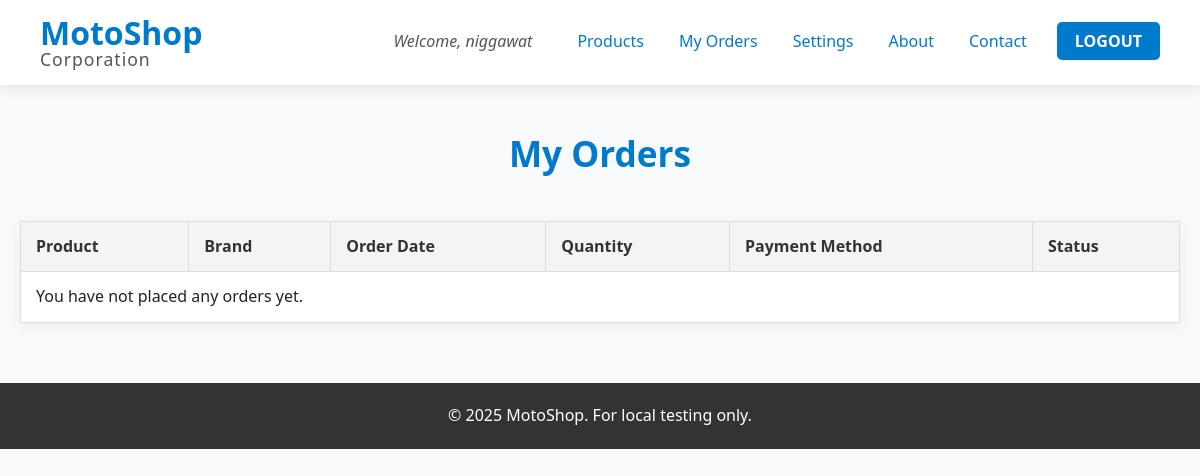
Page /my_orders.php (signed in) on the earlier database version.
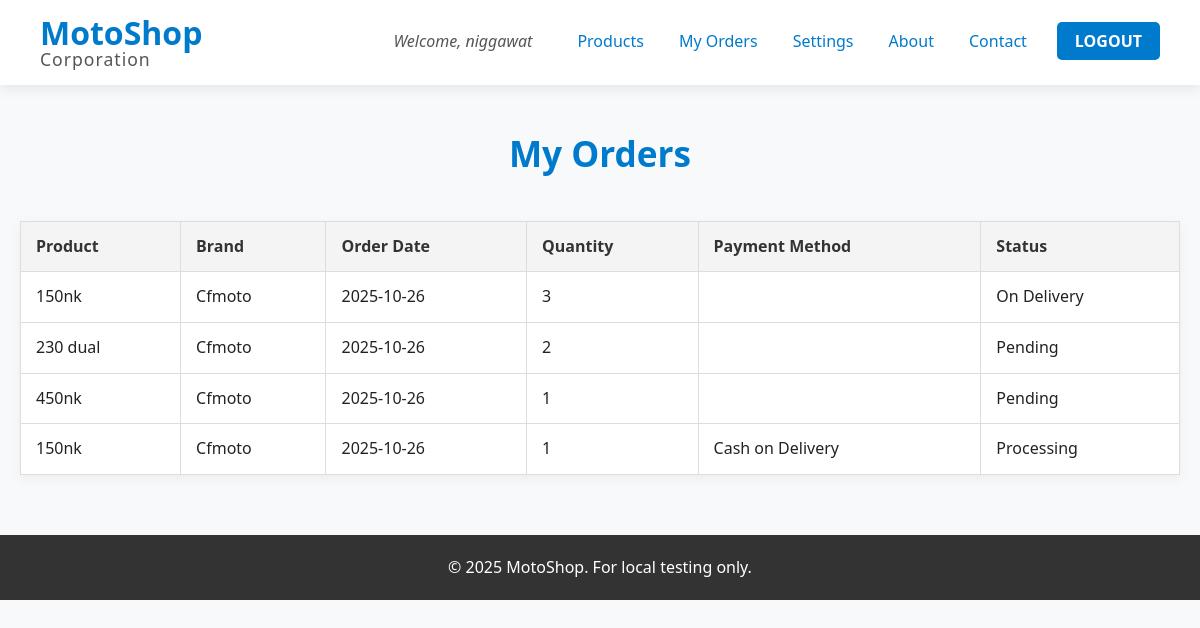
Same page on the later database version.
### tables this page shows
CREATE TABLE `orders` (
  `OrderID` int NOT NULL AUTO_INCREMENT,
  `userID` int DEFAULT NULL,
  `productID` int DEFAULT NULL,
  `OrderQuantity` int DEFAULT NULL,
  `OrderDate` date DEFAULT NULL,
  `PaymentMethod` varchar(50) NOT NULL,
  `OrderStatus` varchar(50) DEFAULT NULL,
  PRIMARY KEY (`OrderID`),
  KEY `userID` (`userID`),
  KEY `productID` (`productID`),
  CONSTRAINT `orders_ibfk_1` FOREIGN KEY (`userID`) REFERENCES `users` (`userID`),
  CONSTRAINT `orders_ibfk_2` FOREIGN KEY (`productID`) REFERENCES `products` (`productID`)
);

CREATE TABLE `products` (
  `productID` int NOT NULL AUTO_INCREMENT,
  `productimage` varchar(100) DEFAULT NULL,
  `productModel` varchar(50) DEFAULT NULL,
  `BrandName` varchar(50) DEFAULT NULL,
  `Price` double NOT NULL,
  `productDescription` varchar(255) DEFAULT NULL,
  PRIMARY KEY (`productID`)
);

### my_orders.php (the view, shortened to what this page needs)
<?php
include 'header.php';
$userID = $_SESSION['userID'];
?>
<div class="container">
    <h2 class="section-title">My Orders</h2>
    <div class="table-responsive">
        <table class="order-table"> <thead>
                <tr>
                    <th>Product</th>
                    <th>Brand</th>
                    <th>Order Date</th>
                    <th>Quantity</th>
                    <th>Payment Method</th>
                    <th>Status</th>
                </tr>
            </thead>
            <tbody>
                <?php
                $sql = "SELECT p.productModel, p.BrandName, o.OrderDate, o.OrderQuantity, o.PaymentMethod, o.OrderStatus
                        FROM orders o
                        JOIN products p ON o.productID = p.productID
                        WHERE o.userID = $userID
                        ORDER BY o.OrderDate DESC";
                $result = $conn->query($sql);
                if ($result->num_rows > 0) {
                    while ($row = $result->fetch_assoc()) {
                        echo "<tr>";
                        echo "<td>" . htmlspecialchars($row['productModel']) . "</td>";
                        echo "<td>" . htmlspecialchars($row['BrandName']) . "</td>";
                        echo "<td>" . htmlspecialchars($row['OrderDate']) . "</td>";
                        echo "<td>" . htmlspecialchars($row['OrderQuantity']) . "</td>";
                        echo "<td>" . htmlspecialchars($row['PaymentMethod']) . "</td>";
                        echo "<td>" . htmlspecialchars($row['OrderStatus']) . "</td>";
                        echo "</tr>";
                    }
                } else {
                    echo "<tr><td colspan='6'>You have not placed any orders yet.</td></tr>";
                }
                ?>
            </tbody>
        </table>
    </div>
</div>
<?php
include 'footer.php';
?>

Differences in the rows shown:
added orders: productID.productModel "150nk", productID.BrandName "Cfmoto", OrderDate "2025-10-26", OrderQuantity "3", OrderStatus "On Delivery"
added orders: productID.productModel "230 dual", productID.BrandName "Cfmoto", OrderDate "2025-10-26", OrderQuantity "2", OrderStatus "Pending"
added orders: productID.productModel "450nk", productID.BrandName "Cfmoto", OrderDate "2025-10-26", OrderQuantity "1", OrderStatus "Pending"
added orders: productID.productModel "150nk", productID.BrandName "Cfmoto", OrderDate "2025-10-26", OrderQuantity "1", PaymentMethod "Cash on Delivery", OrderStatus "Processing"
Other differences:
text no longer shown: "You have not placed any orders yet."
